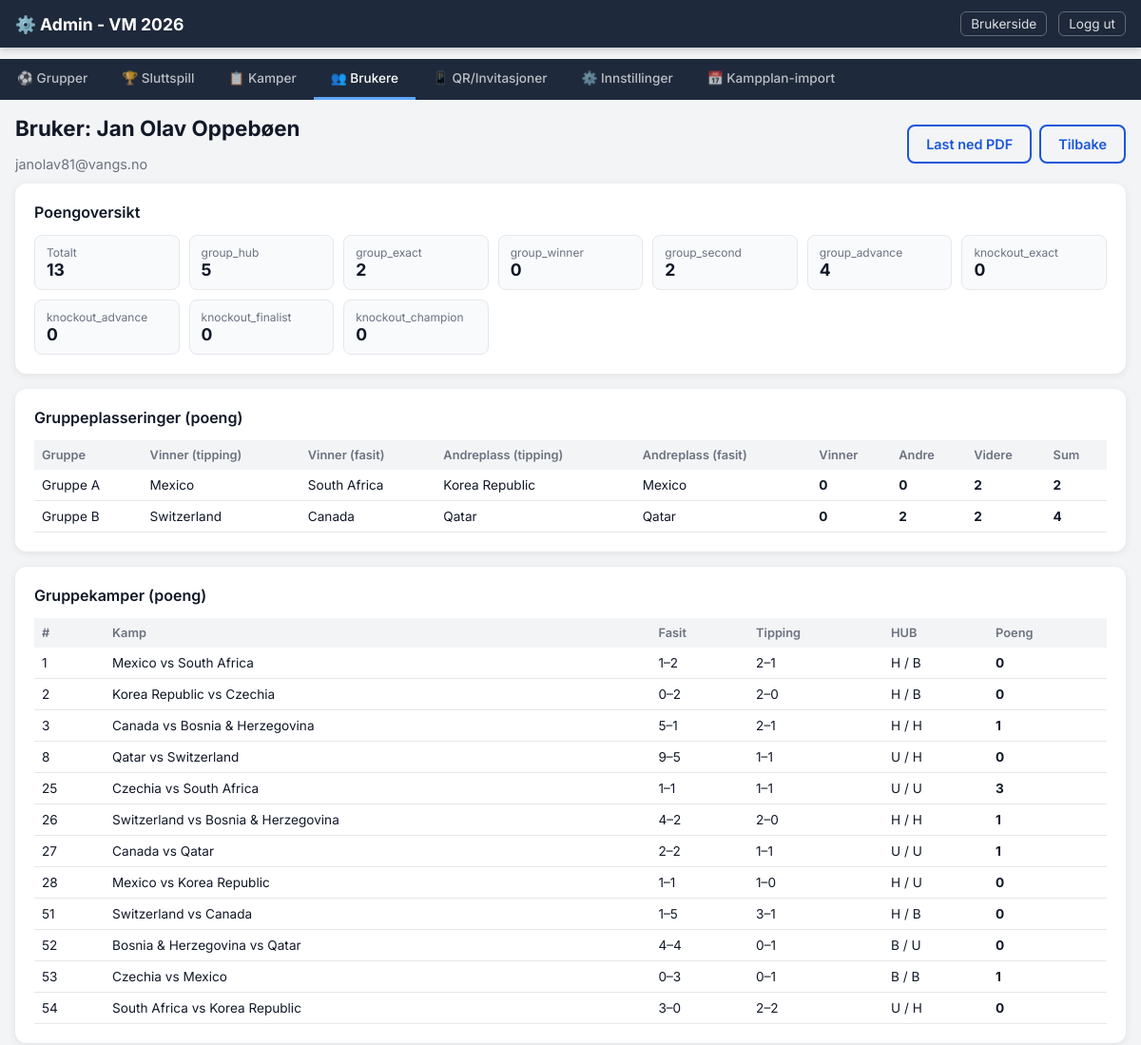
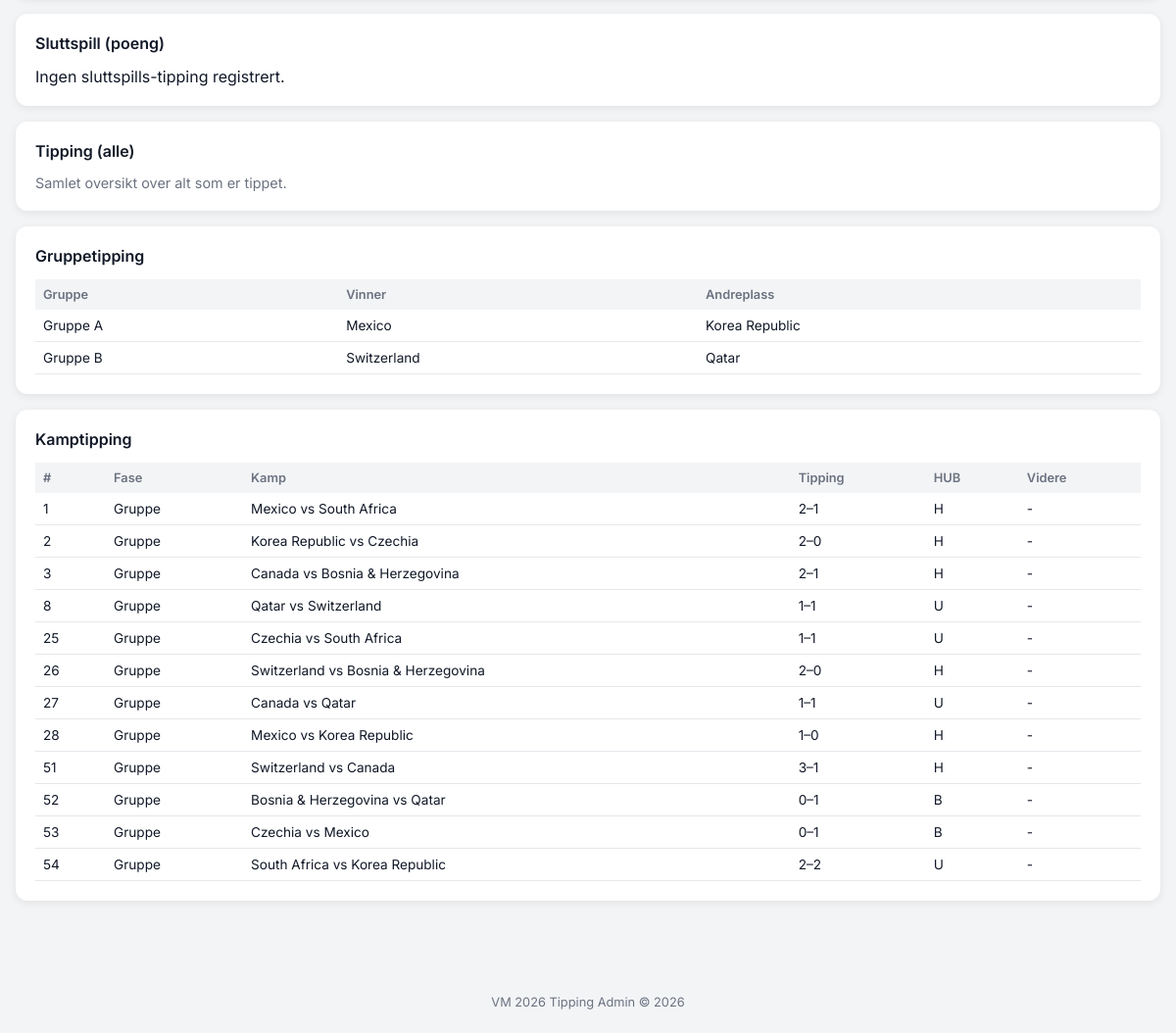
The app's page /admin/user/6 (signed in) with its own data (2 pictures, top to bottom).
### models.py (models this page shows)
class User(db.Model):
    __tablename__ = "users"
    id = db.Column(db.Integer, primary_key=True)
    name = db.Column(db.String(100), nullable=False)
    email = db.Column(db.String(200), nullable=True)
    token = db.Column(db.String(64), unique=True, nullable=False)
    created_at = db.Column(db.DateTime, default=now_utc)
    last_seen_at = db.Column(db.DateTime, nullable=True)
    is_active = db.Column(db.Boolean, default=True)
    has_paid = db.Column(db.Boolean, default=False)
    anonymous_label = db.Column(db.String(50), nullable=True)  # "Spiller 1" etc.
    predictions = db.relationship("UserPrediction", back_populates="user", lazy="dynamic")
    group_predictions = db.relationship("GroupPrediction", back_populates="user", lazy="dynamic")
    score_caches = db.relationship("ScoreCache", back_populates="user", lazy="dynamic")

class ScoreCache(db.Model):
    __tablename__ = "score_cache"
    id = db.Column(db.Integer, primary_key=True)
    user_id = db.Column(db.Integer, db.ForeignKey("users.id"), nullable=False)
    category = db.Column(db.String(50), nullable=False)
    points = db.Column(db.Integer, default=0)
    recalculated_at = db.Column(db.DateTime, default=now_utc)
    user = db.relationship("User", back_populates="score_caches")
    __table_args__ = (db.UniqueConstraint("user_id", "category", name="uix_score_user_cat"),)

class Group(db.Model):
    __tablename__ = "groups"
    id = db.Column(db.Integer, primary_key=True)
    name = db.Column(db.String(50), unique=True, nullable=False)  # "Gruppe A"
    color = db.Column(db.String(20), default="#4a90e2")
    teams = db.relationship("Team", back_populates="group", lazy="dynamic")
    matches = db.relationship("Match", back_populates="group", lazy="dynamic")
    standings = db.relationship("GroupStanding", back_populates="group", lazy="dynamic")

class Team(db.Model):
    __tablename__ = "teams"
    id = db.Column(db.Integer, primary_key=True)
    name = db.Column(db.String(100), nullable=False)
    fifa_code = db.Column(db.String(10), unique=True, nullable=True)
    group_id = db.Column(db.Integer, db.ForeignKey("groups.id"), nullable=True)
    group_slot = db.Column(db.Integer, nullable=True)  # 1-4
    fifa_ranking = db.Column(db.Integer, nullable=True)
    flag_emoji = db.Column(db.String(10), nullable=True)
    group = db.relationship("Group", back_populates="teams")

### routes_admin.py (the view)
@admin_bp.route("/user/<int:user_id>")
def user_detail(user_id):
    if not admin_required():
        abort(403)
    user = User.query.get_or_404(user_id)
    sub_tab = request.args.get("tab", "points")
    settings = get_score_settings()
    per_match_points = get_per_match_points(user.id)
    match_rows_group = []
    match_rows_knockout = []
    match_preds = (
        db.session.query(UserPrediction, Match)
        .join(Match, UserPrediction.match_id == Match.id)
        .filter(UserPrediction.user_id == user.id)
        .order_by(Match.match_number)
        .all()
    )
    for pred, match in match_preds:
        pred_hub = pred.predicted_hub
        if pred_hub is None and pred.predicted_home_score is not None and pred.predicted_away_score is not None:
            pred_hub = calc_hub(pred.predicted_home_score, pred.predicted_away_score)
        actual_hub = None
        if match.home_score is not None and match.away_score is not None:
            actual_hub = calc_hub(match.home_score, match.away_score)
        row = {
            "match_number": match.match_number,
            "phase": match.phase,
            "round_name": match.round_name,
            "group_name": match.group.name if match.group else None,
            "home": match.home_team.name if match.home_team else (match.home_slot_source or "-")
        }
        row.update({
            "away": match.away_team.name if match.away_team else (match.away_slot_source or "-"),
            "pred_score": (
                f"{pred.predicted_home_score}–{pred.predicted_away_score}"
                if pred.predicted_home_score is not None and pred.predicted_away_score is not None else "-"
            ),
            "pred_hub": pred_hub or "-",
            "pred_advanced": pred.predicted_advanced_team.name if pred.predicted_advanced_team else "-",
            "actual_score": (
                f"{match.home_score}–{match.away_score}"
                if match.home_score is not None and match.away_score is not None else "-"
            ),
            "actual_hub": actual_hub or "-",
            "actual_advanced": match.advanced_team.name if match.advanced_team else "-",
            "points": per_match_points.get(match.id),
            "is_finished": match.is_finished,
        })
        if match.phase == "group":
            match_rows_group.append(row)
        else:
            match_rows_knockout.append(row)
    group_rows = []
    group_preds = (
        db.session.query(GroupPrediction, Group)
        .join(Group, GroupPrediction.group_id == Group.id)
        .filter(GroupPrediction.user_id == user.id)
        .order_by(Group.name)
        .all()
    )
    for gp, group in group_preds:
        standings = GroupStanding.query.filter_by(group_id=group.id).all()
        ranked = sorted(standings, key=lambda s: s.rank or 99)
        actual_ids = [s.team_id for s in ranked]
        actual_winner = ranked[0].team.name if len(ranked) >= 1 and ranked[0].team else "-"
        actual_second = ranked[1].team.name if len(ranked) >= 2 and ranked[1].team else "-"
        winner_pts = settings["group_winner"] if gp.predicted_winner_team_id and actual_ids and gp.predicted_winner_team_id == actual_ids[0] else 0
        second_pts = settings["group_second"] if gp.predicted_second_team_id and len(actual_ids) >= 2 and gp.predicted_second_team_id == actual_ids[1] else 0
        advance_pts = 0
        predicted_advancing = set()
        if gp.predicted_winner_team_id:
            predicted_advancing.add(gp.predicted_winner_team_id)
        if gp.predicted_second_team_id:
            predicted_advancing.add(gp.predicted_second_team_id)
        for team_id in predicted_advancing:
            if team_id in actual_ids[:2]:
                advance_pts += settings["group_advance"]
        group_rows.append({
            "group_name": group.name,
            "pred_winner": gp.predicted_winner.name if gp.predicted_winner else "-",
            "pred_second": gp.predicted_second.name if gp.predicted_second else "-",
            "actual_winner": actual_winner,
            "actual_second": actual_second,
            "winner_pts": winner_pts,
            "second_pts": second_pts,
            "advance_pts": advance_pts,
            "total_pts": winner_pts + second_pts + advance_pts,
        })
    return render_template("admin_user.html",
        user=user,
        active_tab="users",
        active_subtab=sub_tab,
        total_points=get_user_total_points(user.id),
        breakdown=get_user_score_breakdown(user.id),
        group_rows=group_rows,
        match_rows_group=match_rows_group,
        match_rows_knockout=match_rows_knockout,
    )

### templates/admin_user.html (shortened to what this page needs)
<!DOCTYPE html>
<html lang="no">
<head>
  <link rel="stylesheet" href="{{ url_for('static', filename='style.css') }}">
</head>
<body>
  <nav class="navbar admin-navbar">
    <div class="navbar-inner">
      <a href="{{ url_for('admin.tab', tab='groups') }}" class="navbar-brand">⚙️ Admin - VM 2026</a>
      <div class="navbar-links">
        <a href="{{ url_for('user.index') }}" class="nav-link-small">Brukerside</a>
        <a href="{{ url_for('admin.logout') }}" class="nav-link-small">Logg ut</a>
      </div>
    </div>
  </nav>
  <div class="admin-tab-bar">
    {% set tabs = [
      ('groups', '⚽ Grupper'),
      ('knockout', '🏆 Sluttspill'),
      ('matches', '📋 Kamper'),
      ('users', '👥 Brukere'),
      ('qr', '📱 QR/Invitasjoner'),
      ('settings', '⚙️ Innstillinger'),
      ('schedule', '📅 Kampplan-import'),
    ] %}
    {% for tab_id, tab_label in tabs %}
    <a href="{{ url_for('admin.tab', tab=tab_id) }}"
       class="admin-tab-link {% if active_tab == tab_id %}active{% endif %}">
      {{ tab_label }}
    </a>
    {% endfor %}
  </div>
  <main class="admin-main">
    <div class="admin-section">
      <div class="admin-user-header">
        <div>
          <h2>Bruker: {{ user.name }}</h2>
          <div class="admin-user-sub">{{ user.email or '-' }}</div>
        </div>
        <div class="admin-user-actions">
          <a href="{{ url_for('admin.user_predictions_pdf', user_id=user.id) }}" class="btn btn-outline">Last ned PDF</a>
          <a href="{{ url_for('admin.tab', tab='users') }}" class="btn btn-outline">Tilbake</a>
        </div>
      </div>
      <div class="admin-card">
        <h3>Poengoversikt</h3>
        <div class="admin-score-grid">
          <div class="admin-score-item">
            <div class="score-label">Totalt</div>
            <div class="score-value">{{ total_points }}</div>
          </div>
          {% for k, v in breakdown.items() %}
          <div class="admin-score-item">
            <div class="score-label">{{ k }}</div>
            <div class="score-value">{{ v }}</div>
          </div>
          {% endfor %}
        </div>
      </div>
      <div class="admin-card">
        <h3>Gruppeplasseringer (poeng)</h3>
        {% if group_rows %}
        <table class="admin-table">
          <thead>
            <tr>
              <th>Gruppe</th>
              <th>Vinner (tipping)</th>
              <th>Vinner (fasit)</th>
              <th>Andreplass (tipping)</th>
              <th>Andreplass (fasit)</th>
              <th>Vinner</th>
              <th>Andre</th>
              <th>Videre</th>
              <th>Sum</th>
            </tr>
          </thead>
          <tbody>
            {% for row in group_rows %}
            <tr>
              <td>{{ row.group_name }}</td>
              <td>{{ row.pred_winner }}</td>
              <td>{{ row.actual_winner }}</td>
              <td>{{ row.pred_second }}</td>
              <td>{{ row.actual_second }}</td>
              <td><strong>{{ row.winner_pts }}</strong></td>
              <td><strong>{{ row.second_pts }}</strong></td>
              <td><strong>{{ row.advance_pts }}</strong></td>
              <td><strong>{{ row.total_pts }}</strong></td>
            </tr>
            {% endfor %}
          </tbody>
        </table>
        {% else %}
        <p>Ingen gruppetipping registrert.</p>
        {% endif %}
      </div>
      <div class="admin-card">
        <h3>Gruppekamper (poeng)</h3>
        {% if match_rows_group %}
        <table class="admin-table">
          <thead>
            <tr>
              <th>#</th>
              <th>Kamp</th>
              <th>Fasit</th>
              <th>Tipping</th>
              <th>HUB</th>
              <th>Poeng</th>
            </tr>
          </thead>
          <tbody>
            {% for row in match_rows_group %}
            <tr>
              <td>{{ row.match_number }}</td>
              <td>{{ row.home }} vs {{ row.away }}</td>
              <td>{{ row.actual_score }}</td>
              <td>{{ row.pred_score }}</td>
              <td>{{ row.pred_hub }} / {{ row.actual_hub }}</td>
              <td><strong>{{ row.points if row.points is not none else '-' }}</strong></td>
            </tr>
            {% endfor %}
          </tbody>
        </table>
        {% else %}
        <p>Ingen kamptipping registrert i gruppespill.</p>
        {% endif %}
      </div>
      <div class="admin-card">
        <h3>Sluttspill (poeng)</h3>
        {% if match_rows_knockout %}
        <table class="admin-table">
          <thead>
            <tr>
              <th>#</th>
              <th>Kamp</th>
              <th>Fasit</th>
              <th>Tipping</th>
              <th>Videre (tipping)</th>
              <th>Videre (fasit)</th>
              <th>Poeng</th>
            </tr>
          </thead>
          <tbody>
            {% for row in match_rows_knockout %}
            <tr>
              <td>{{ row.match_number }}</td>
              <td>{{ row.home }} vs {{ row.away }}</td>
              <td>{{ row.actual_score }}</td>
              <td>{{ row.pred_score }}</td>
              <td>{{ row.pred_advanced }}</td>
              <td>{{ row.actual_advanced }}</td>
              <td><strong>{{ row.points if row.points is not none else '-' }}</strong></td>
            </tr>
            {% endfor %}
          </tbody>
        </table>
        {% else %}
        <p>Ingen sluttspills-tipping registrert.</p>
        {% endif %}
      </div>
      <div class="admin-card">
        <h3>Tipping (alle)</h3>
        <p class="admin-user-sub">Samlet oversikt over alt som er tippet.</p>
      </div>
      <div class="admin-card">
        <h3>Gruppetipping</h3>
        {% if group_rows %}
        <table class="admin-table">
          <thead>
            <tr>
              <th>Gruppe</th>
              <th>Vinner</th>
              <th>Andreplass</th>
            </tr>
          </thead>
          <tbody>
            {% for row in group_rows %}
            <tr>
              <td>{{ row.group_name }}</td>
              <td>{{ row.pred_winner }}</td>
              <td>{{ row.pred_second }}</td>
            </tr>
            {% endfor %}
          </tbody>
        </table>
        {% else %}
        <p>Ingen gruppetipping registrert.</p>
        {% endif %}
      </div>
      <div class="admin-card">
        <h3>Kamptipping</h3>
        {% if match_rows_group or match_rows_knockout %}
        <table class="admin-table">
          <thead>
            <tr>
              <th>#</th>
              <th>Fase</th>
              <th>Kamp</th>
              <th>Tipping</th>
              <th>HUB</th>
              <th>Videre</th>
            </tr>
          </thead>
          <tbody>
            {% for row in match_rows_group %}
            <tr>
              <td>{{ row.match_number }}</td>
              <td>Gruppe</td>
              <td>{{ row.home }} vs {{ row.away }}</td>
              <td>{{ row.pred_score }}</td>
              <td>{{ row.pred_hub }}</td>
              <td>-</td>
            </tr>
            {% endfor %}
          </tbody>
        </table>
        {% else %}
        <p>Ingen kamptipping registrert.</p>
        {% endif %}
      </div>
    </div>
  </main>
  <footer class="footer">
    <p>VM 2026 Tipping Admin &copy; 2026</p>
  </footer>
</body>
</html>

### records on screen
User: name "Jan Olav Oppebøen", email "janolav81@vangs.no"
ScoreCache: category "group_hub", points "5"
ScoreCache: category "group_winner", points "0"
ScoreCache: category "group_advance", points "4"
ScoreCache: category "knockout_exact", points "0"
ScoreCache: category "knockout_advance", points "0"
ScoreCache: category "knockout_finalist", points "0"
ScoreCache: category "knockout_champion", points "0"
Group: group_name "Gruppe A", group_name "Gruppe A"
Team: pred_winner "Mexico", actual_second "Mexico", home "Mexico" "Mexico", away "Mexico", pred_winner "Mexico", home "Mexico" "Mexico", away "Mexico"
Team: actual_winner "South Africa", away "South Africa" "South Africa", home "South Africa", away "South Africa" "South Africa", home "South Africa"
Team: pred_second "Korea Republic", home "Korea Republic", away "Korea Republic" "Korea Republic", pred_second "Korea Republic", home "Korea Republic", away "Korea Republic" "Korea Republic"
Group: group_name "Gruppe B", group_name "Gruppe B"
Team: pred_winner "Switzerland", away "Switzerland", home "Switzerland" "Switzerland", pred_winner "Switzerland", away "Switzerland", home "Switzerland" "Switzerland"
Team: actual_winner "Canada", home "Canada" "Canada", away "Canada", home "Canada" "Canada", away "Canada"
Team: pred_second "Qatar", actual_second "Qatar", home "Qatar", away "Qatar" "Qatar", pred_second "Qatar", home "Qatar", away "Qatar" "Qatar"
Team: away "Czechia", home "Czechia" "Czechia", away "Czechia", home "Czechia" "Czechia"
Team: away "Bosnia & Herzegovina" "Bosnia & Herzegovina", home "Bosnia & Herzegovina", away "Bosnia & Herzegovina" "Bosnia & Herzegovina", home "Bosnia & Herzegovina"

### other values on screen
{{ tab_label }} "⚽ Grupper" "🏆 Sluttspill" "📋 Kamper" "👥 Brukere" "📱 QR/Invitasjoner" "⚙️ Innstillinger" "📅 Kampplan-import"
{{ total_points }} "13"
{{ k }} "group_exact" "group_second"
{{ v }} "2" "2"
{{ row.winner_pts }} "0" "0"
{{ row.second_pts }} "0" "2"
{{ row.advance_pts }} "2" "2"
{{ row.total_pts }} "2" "4"
{{ row.match_number }} "1" "2" "3" "8" "25" "26" "27" "28" "51" "52" "53" "54"
{{ row.actual_score }} "1–2" "0–2" "5–1" "9–5" "1–1" "4–2" "2–2" "1–1" "1–5" "4–4" "0–3" "3–0"
{{ row.pred_score }} "2–1" "2–0" "2–1" "1–1" "1–1" "2–0" "1–1" "1–0" "3–1" "0–1" "0–1" "2–2"
{{ row.pred_hub }} "H" "H" "H" "U" "U" "H" "U" "H" "H" "B" "B" "U"
{{ row.actual_hub }} "B" "B" "H" "H" "U" "H" "U" "U" "B" "U" "B" "H"
{{ row.points if row.points is not none else '-' }} "0" "0" "1" "0" "3" "1" "1" "0" "0" "0" "1" "0"
